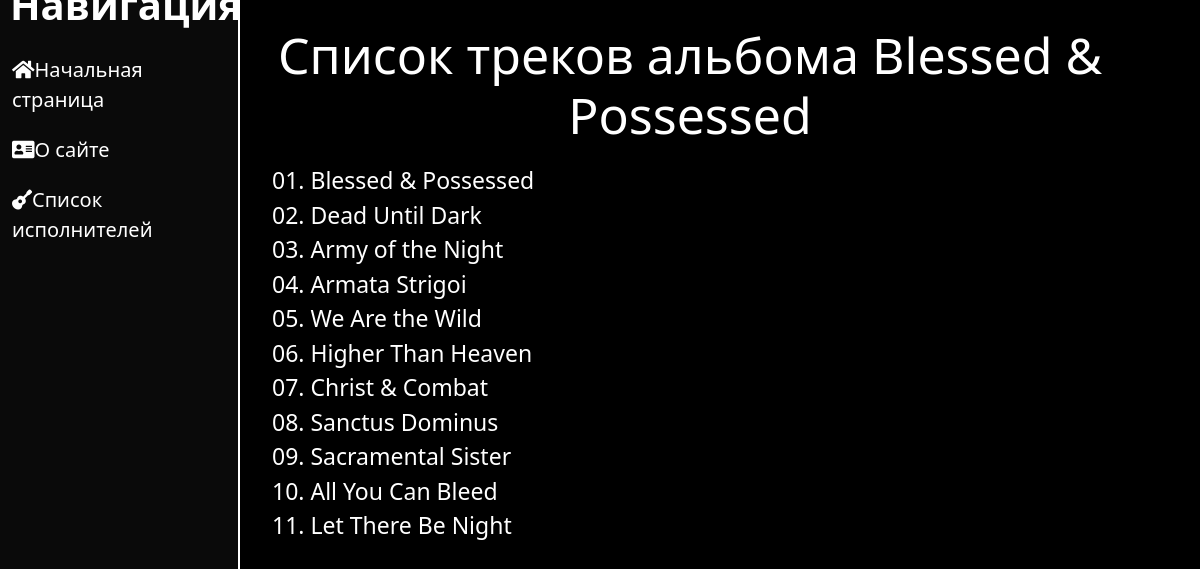
Screenshot of /music/album/4/tracks with the database file from the repository.
### music/models.py (models this page shows, shortened)
class Album(models.Model):
    band = models.ForeignKey(Band, on_delete=models.CASCADE)
    name = models.CharField('Название альбома', max_length=50)
    picture = models.URLField('Обложка альбома')
    release_date = models.DateField('Дата выхода альбома', max_length=50)

class Track(models.Model):
    album = models.ForeignKey(Album, on_delete=models.CASCADE)
    song_name = models.CharField('Название песни', max_length=50)
    play_time = models.IntegerField('Длительность песни', blank=True, null=True)

### music/views.py (the view)
# urls.py: path('album/<int:album_id>/tracks', views.tracks, name='tracks'),
def tracks(request, album_id):
    album = Album.objects.get(id=album_id)
    tracks = Track.objects.filter(album=album_id)
    return render(request, 'music/tracks.html', {'album': album, 'tracks': tracks})

### music/templates/music/tracks.html (shortened to what this page needs)
{% extends 'main/layout.html' %}
{% block body %}
<div class="features">
    <h1>Список треков альбома {{ album.name }}</h1>
</div>
<div class="track_list">
    <ul>
    {% for track in tracks %}
            <li>{{ track.song_name }}</li>
    {% endfor %}
    </ul>
</div>
{% endblock %}

### main/static/main/css/main.css (style rules this page uses)
body { background: #000000; }
main .features { float: left; color: white; margin-top: 25px; text-align: center; width: 75%; }
main .features h1 { font-size: 50px; }
main .track_list { font-size: 23px; text-align: left; float: left; color: white; position: relative; top: 10px; }
main .track_list ul { list-style: none }

### rows the page displays
Album: name "Blessed & Possessed"
Track: song_name "01. Blessed & Possessed"
Track: song_name "02. Dead Until Dark"
Track: song_name "03. Army of the Night"
Track: song_name "04. Armata Strigoi"
Track: song_name "05. We Are the Wild"
Track: song_name "06. Higher Than Heaven"
Track: song_name "07. Christ & Combat"
Track: song_name "08. Sanctus Dominus"
Track: song_name "09. Sacramental Sister"
Track: song_name "10. All You Can Bleed"
Track: song_name "11. Let There Be Night"
